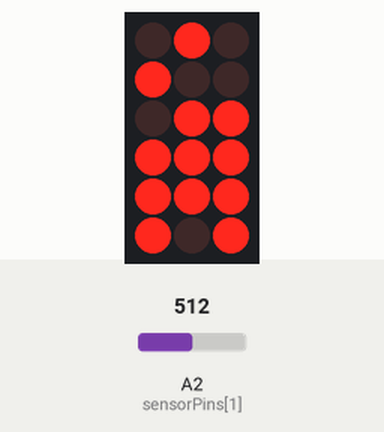
This sketch was run on a simulated Arduino Uno, built with avr-gcc and run on an emulated ATmega328P. Shown: 3×6 LED matrix. Wiring (inferred from the names in the program): LED matrix (orientation assumed): rows pin 8, pin 9, pin 10, pin 11, pin 12, pin 13; columns pin 7, pin 6, pin 5. The inputs (shaded band) are chosen by the test bench; at power-on: A2 (sensorPins[1]) = 512. Random numbers use the default seed unless the sketch sets one.

Above: at 4.1 s.
4.2 s: A2 (sensorPins[1]) set to 716
At 8.04 s:
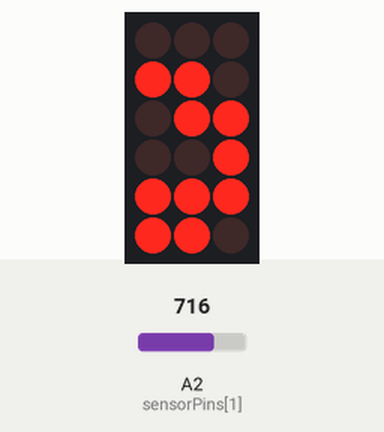
8.2 s: A2 (sensorPins[1]) set to 900
At 9.93 s:
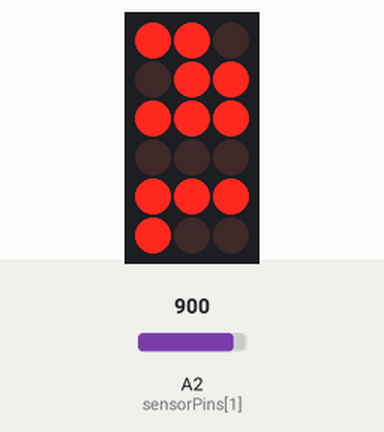
12.2 s: A2 (sensorPins[1]) set to 1023
At 13.73 s:
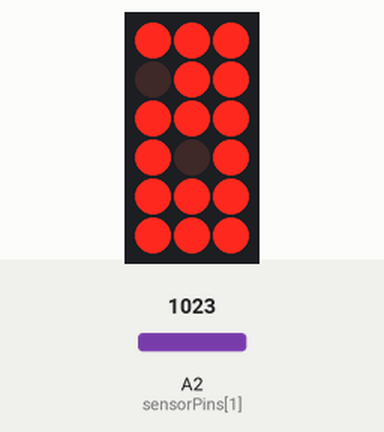
16.2 s: A2 (sensorPins[1]) set to 511
At 18.46 s:
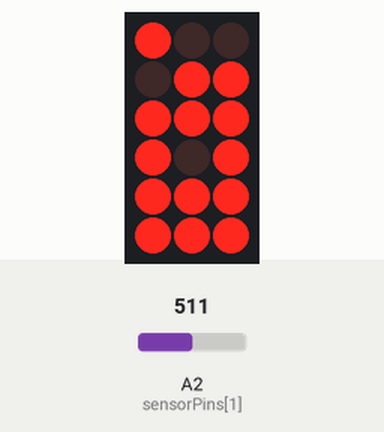
20.2 s: A2 (sensorPins[1]) set to 306
At 23.95 s:
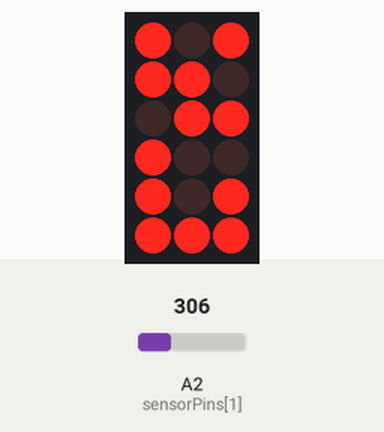
24.2 s: A2 (sensorPins[1]) set to 122
At 28.1 s:
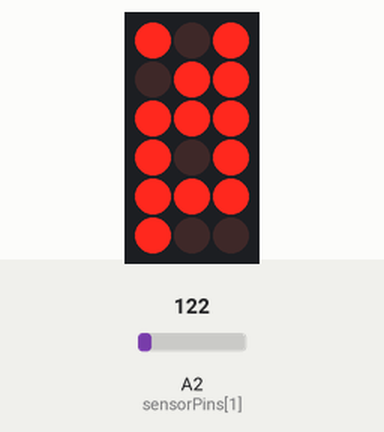

Measured:
- what the display in image 6 shows lasts 0.7 s, from 27.6 s to 28.3 s

The sketch:

Program6_StarIntensities2.ino
```cpp
// Pius Wong, 4/28/2016
// personal project
// This program is supposed to have lights softly falling down row by row
// Modified from "White on White" program.  Arrays "row" and "col" may not be
// intuitively defined, because the original "White on White" grid program
// may have swapped rows and columns.  Here row[] describes the grounded wires
// going more or less vertically, while [col] has the powered wires running
// more or less horizontally.
// ===========================================================================
boolean debug = false;  // Turning this to "true" turns on the Serial monitor

// Set the LED variables
// LED pins for power rows, top to bottom
int row[] = {13, 12, 11, 10, 9, 8};
const int sizeRow = 6;
// LED pins for ground columns, left to right
int col[] = {7, 6, 5};
const int sizeCol = 3;
// LED pins for light sensor
int sensorPins[] = {A1, A2, A3};  // 0v, signal, 5v

// counters
int count = 0;   // initializing brightness array
int count2 = 0;  // initializing brightness array
int count3 = 0;  // multiplexing counter for PWM
int count4 = 0;  // time segment for PWM
int count5 = 0;  // tracking rows in PWM
int count5b = 0; // tracking cols in PWM
int count6 = 0;

// timing
// 21 ms PWM cycle time seems to work; 1/21 duty cycle still smooth
long cycletime = 1000; //us; 500 OK for 3 columns
int timesegments = 100;  // should divide evenly into cycletime.  Makes timestep divisible by # of cols, too?
                         // This sets smallest PWM increment, and hence smallest brightness increment
int timestep = cycletime/timesegments; // = cycletime/timesegments..
                                  // Can be directly defined because of variable type issues
unsigned long timenow;
unsigned long timePassed;
int timeshift;
int maxcycletime = 6; // seconds

// brightness matrix variables
int brightness[sizeRow][sizeCol];
int ledPeriod[sizeRow][sizeCol];
int ledShift[sizeRow][sizeCol];
int minBrightness = .1*timesegments;
int ledMinBrightness[sizeRow][sizeCol];

// sensing
boolean trigger = false;


void setup()
{

  // Initialize and turn off all LEDs.
  for (int count = 0; count < sizeCol; count++){
    pinMode(col[count], OUTPUT);
    digitalWrite(col[count], LOW);
  }
  for (int count = 0; count < sizeRow; count++){
    pinMode(row[count], OUTPUT);
    digitalWrite(row[count], LOW);
  }

  randomSeed(analogRead(A0));
  if (debug==true){
    Serial.begin(115200);
  }

  // Initialize brightness array.  It is ZERO-INDEXED!
  for (count=0; count < sizeRow; count++){
    for (count2=0; count2 < sizeCol; count2++){
      brightness[count][count2] = 0;
    }
  }

  // Set LED Min Brightness array.  ***This is specific to the constellation.***
  for (count=0; count < sizeRow; count++){
    for (count2=0; count2 < sizeCol; count2++){
      ledMinBrightness[count][count2] = minBrightness;
      // Regulus (3,2) brightest
      if (count==3 && count2==2){
        ledMinBrightness[count][count2] = .7*timesegments;
      }
      // Denebola (0,0)
      if (count==0 && count2==0){
        ledMinBrightness[count][count2] = .6*timesegments;
      }
      // Algieba (3,1)
      if (count==3 && count2==1){
        ledMinBrightness[count][count2] = .5*timesegments;
      }
      // Zosma (1,0) and Algenubi (1,2)
      if ( count==1 && count2==0 ){
        ledMinBrightness[count][count2] = .4*timesegments;
      }
      if ( count==1 && count2==2 ){
        ledMinBrightness[count][count2] = .4*timesegments;
      }
    }
  }

  // Initialize light sensor pins
  pinMode(sensorPins[0], OUTPUT);
  pinMode(sensorPins[2], OUTPUT);
  digitalWrite(sensorPins[0], LOW);  // 0v
  digitalWrite(sensorPins[2], HIGH); // 5v

}


void loop()
{

  // Sense environment
  int ambientLight = analogRead(sensorPins[1]); // 0 = darkest, 1023 = brightest
//  if (debug==true){
//    Serial.print("Ambient Light = ");
//    Serial.println(ambientLight);    //debug
//  }
  // Shorten the period when brighter ambient light.
  int periodMax = map(ambientLight, 0, 1023, 1000*maxcycletime, 500);  // last arguments set output range; milleseconds
//  if (debug==true){
//    Serial.print("PeriodMax = ");
//    Serial.println(periodMax);  // debug
//  }
//  // Increase minimum brightness when brighter out
//  minBrightness = 0.1*timesegments + 0.8*timesegments*map(ambientLight, 0, 1023, 0, 100)/100;
//  if (debug==true){
//    Serial.print("Min Brightness = ");
//    Serial.println(minBrightness);  // debug
//  }

  // set timing MAXIMUM, over all LEDs. Bias toward longer period when darker ambient light.
  int period = random(0.5*periodMax, periodMax); // milliseconds
//  if (debug==true){
//    Serial.print("Period = ");
//    Serial.println(period);  // debug
//  }
  unsigned long timecyclestart = millis();
//  if (debug==true){
//    Serial.print("Time Now = ");
//    Serial.println(timenow);  // debug
//  }
  boolean loopdone = false;

  // Set brightness matrix parameters according to max time. Each LED is individual.
  for(count6=0; count6<sizeRow; count6++){
    for(count3=0; count3<sizeCol; count3++){
      // Set periods for each LED.
      ledPeriod[count6][count3] = random(0.1*period, period); // milliseconds
      // Set time shifts for each LED.
      ledShift[count6][count3] = random(0, period - ledPeriod[count6][count3]); // milliseconds
    }
  }

  // Let LEDs shine through one full cycle
  while(loopdone == false)
  {

    // Get time
    timenow = millis();
    // .print("timenow = "); Serial.println(timenow);  // debug

    // Find time passed.  Correct it if time resets.
    timePassed = timenow - timecyclestart;
    if (timePassed < 0){
      timePassed = timenow + 4294967295;  // timenow + max value of unsigned long
    }

    // Set brightness matrix according to brightness matrix parameters above while() loop.
    for(count6 = 0; count6<sizeRow; count6++)  // go row by row
    {
      for(count3 = 0; count3<sizeCol; count3++) // go col by col
      {
        // If the time window is right...
        if( timePassed <= (ledPeriod[count6][count3] + ledShift[count6][count3]) && // time < end of ledPeriod
            timePassed >= ledShift[count6][count3] ) // time > start of period
        {
          // ...set brightness according to a sinusoidal equation.  "timesegments" corresponds to brightness increments, too.
          float coeff = 2*3.14159*1000/ledPeriod[count6][count3];
          brightness[count6][count3] =  (timesegments-ledMinBrightness[count6][count3])*0.5*(
                                        1 - cos( coeff*(timePassed-ledShift[count6][count3])/1000 ))
                                        + ledMinBrightness[count6][count3];
                                      // the conversion to an int is necessary or else memory problems occur w/ array
          if (count3 == 2){ // Code added 4/30/16 as a correction for Column #3 (rightmost), which flickers when brightness = max...
            brightness[count6][count3] = brightness[count6][count3]-1;
          }
          // Correction if for whatever reason calculated brightness is lower than min allowed
          if (brightness[count6][count3] < ledMinBrightness[count6][count3]){
            brightness[count6][count3] = ledMinBrightness[count6][count3];
          }
        }
        else{  // Otherwise just set it to minimum.
          brightness[count6][count3] = ledMinBrightness[count6][count3];
        }
      }
    }
//    //DEBUG:
//    brightness[1][2] = 98;
//    brightness[2][2] = 99;
//    brightness[3][2] = 100;
//    brightness[4][2] = 101;
//    Serial.print(brightness[1][2]); Serial.print(" ");
//    //DEBUG^^

    // Execute PWM column by column.  Do a set of time segements for each column, then recheck brightness.
    for (count5b=0; count5b < sizeCol; count5b++) // check col by col
    {
      int colOfInterest = count5b; // This is the column to adjust.
      // Prepare a column for activation; turn off the others.
      for (count3=0; count3 < sizeCol; count3++){
        if (count3 == colOfInterest){
          digitalWrite(col[count3], LOW);  // Ground the column of interest.
        }
        else if (count3 != colOfInterest){
          digitalWrite(col[count3], HIGH);  // Reverse-bias the column of interest.
        }
      }

      // Start one PWM cycle.  Every column get a full number of timesegements.
      // Default is LEDs are off. Turn on/off as needed for PWM.
      for (count4=0; count4 < timesegments; count4++)  // for 0 to (max-1)...
      {

        for (count5=0; count5 < sizeRow; count5++) // check row by row
        {
          int rowOfInterest = count5;  // This is the row to adjust.
          // Turn on LEDs at start of cycle if needed (if brightness > 0)
          if ( (count4 == 0) && (brightness[rowOfInterest][colOfInterest] > 0) ){
            digitalWrite(row[rowOfInterest], HIGH);
          }
          else if ( (count4 == 0) && brightness[rowOfInterest][colOfInterest] == 0 ){
            digitalWrite(row[rowOfInterest], LOW);
          }
          // If current time segment matches the intended brightness level...
          else if (count4 == brightness[rowOfInterest][colOfInterest]){
            // ...turn LED in that row off.
            digitalWrite(row[rowOfInterest], LOW);
          }
        }
        // Leave some time for the LEDs to do their thing for one column.
        delayMicroseconds(timestep);
        // Serial.println(micros()); // debug
      }

    }

    // Check if the cycle is done
    if( timePassed > (period + 500) ) // milliseconds
    {
      loopdone = true;
    }

  }
}
```
